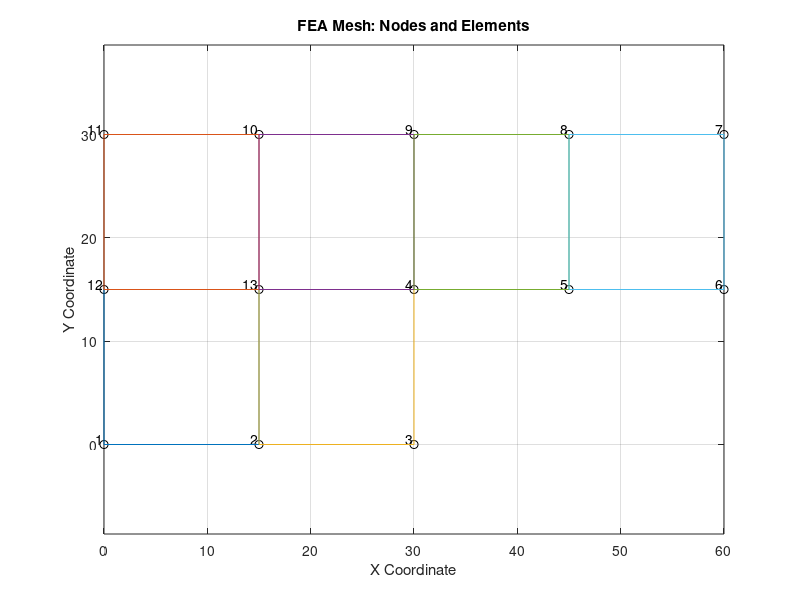

This figure's MATLAB source:
% Plotting the nodes
L= 30; % assigning according to your name initials
nodes = [0,0; 15,0; L,0; 30,15; 45,15; 60,15; 60,30; 45,30; L,30; 15,30; 0,30; 0,15; 15,15]; % Node coordinates
elements = [1,2,13,12; 13,10,11,12; 2,3,4,13; 13,4,9,10; 4,5,8,9; 5,6,7,8]; % Element connectivity
plot(nodes(:,1), nodes(:,2), 'ko');
hold on;

% Annotate the nodes with their numbers
for i = 1:size(nodes, 1)
    text(nodes(i,1), nodes(i,2), [' ' num2str(i)], 'VerticalAlignment','bottom','HorizontalAlignment','right')
end

% Plotting the elements
for i = 1:size(elements, 1)
    elem_nodes = nodes(elements(i, :), :);
    elem_nodes = [elem_nodes; elem_nodes(1, :)]; % Close the loop for plotting
    plot(elem_nodes(:,1), elem_nodes(:,2), '-');
end

hold off;
xlabel('X Coordinate');
ylabel('Y Coordinate');
title('FEA Mesh: Nodes and Elements');
axis equal;
grid on;



